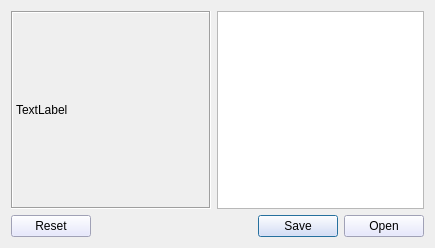
<?xml version="1.0" encoding="UTF-8"?>
<ui version="4.0">
 <class>scherba</class>
 <widget class="QWidget" name="scherba">
  <property name="geometry">
   <rect>
    <x>0</x>
    <y>0</y>
    <width>435</width>
    <height>248</height>
   </rect>
  </property>
  <property name="windowTitle">
   <string>Form</string>
  </property>
  <layout class="QGridLayout" name="gridLayout">
   <item row="1" column="1">
    <widget class="QTextEdit" name="textEdit">
     <property name="styleSheet">
      <string notr="true">font: 10pt &quot;xos4 Terminus&quot;;</string>
     </property>
    </widget>
   </item>
   <item row="2" column="0" colspan="2">
    <widget class="QDialogButtonBox" name="buttonBox">
     <property name="styleSheet">
      <string notr="true">background:rgb(224, 226, 255)</string>
     </property>
     <property name="standardButtons">
      <set>QDialogButtonBox::Open|QDialogButtonBox::Reset|QDialogButtonBox::Save</set>
     </property>
    </widget>
   </item>
   <item row="1" column="0">
    <widget class="QLabel" name="label">
     <property name="minimumSize">
      <size>
       <width>200</width>
       <height>0</height>
      </size>
     </property>
     <property name="maximumSize">
      <size>
       <width>200</width>
       <height>200</height>
      </size>
     </property>
     <property name="frameShape">
      <enum>QFrame::Box</enum>
     </property>
     <property name="frameShadow">
      <enum>QFrame::Sunken</enum>
     </property>
     <property name="text">
      <string>TextLabel</string>
     </property>
    </widget>
   </item>
  </layout>
 </widget>
 <resources/>
 <connections/>
</ui>
